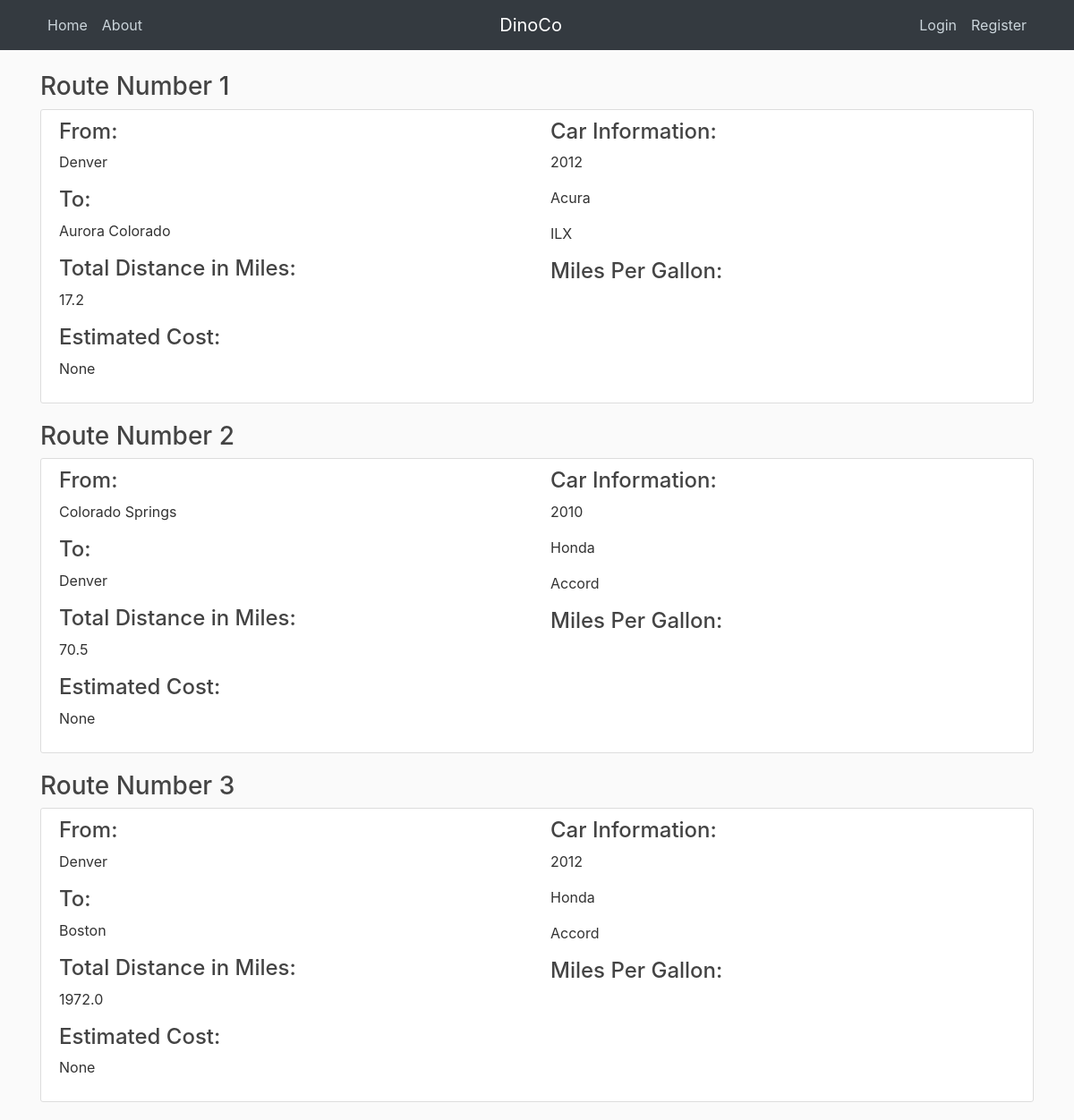
Page /home on the earlier database version.
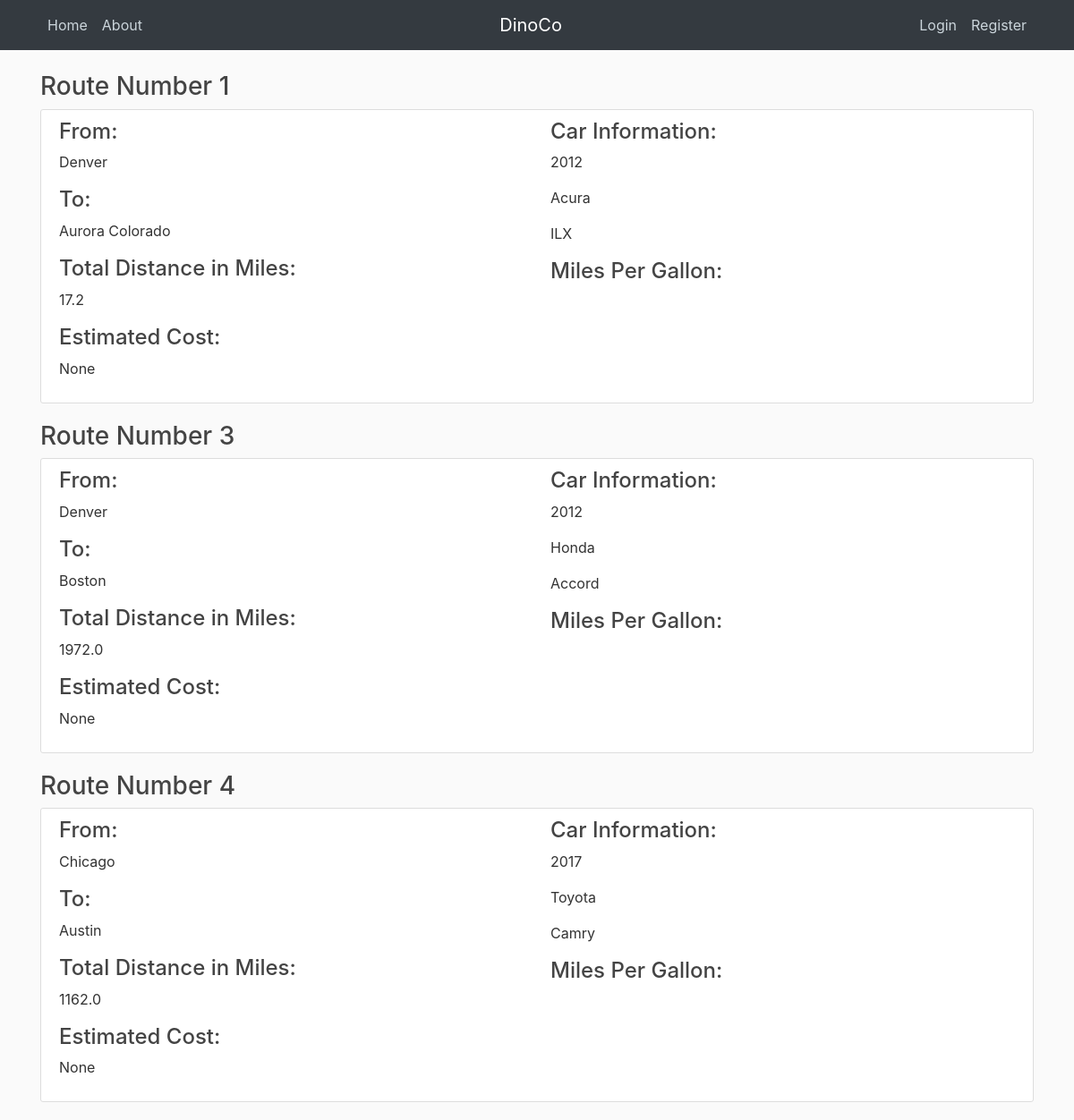
Same page on the later database version.
### travelapp/models.py (models this page shows, shortened)
class Routes(db.Model):
    id = db.Column(db.Integer, primary_key=True)
    start = db.Column(db.String(120), nullable=False)
    end = db.Column(db.String(120), nullable=False)
    make = db.Column(db.String(20), nullable=False)
    model = db.Column(db.String(20), nullable=False)
    year = db.Column(db.Integer, nullable=False)
    dist = db.Column(db.Float)
    cost = db.Column(db.Float)

### travelapp/routes.py (the view)
@app.route("/")
@app.route("/home")
def home():
    posts = Routes.query.all()
    return render_template('home.html', posts=posts)

### travelapp/templates/home.html (shortened to what this page needs)
{% extends "layout.html" %}
{% block content %}
{% for item in posts %}
<h3>
  Route Number {{item.id}}</h3>
  <article class="media content-section">
    <div class="media-body">
      <div class="row">
        <div class="col-md-6">
          <h4>From:</h4>
          <p class="article-content">{{ item.start }}</p>
          <h4>To:</h4>
          <p class="article-content">{{ item.end }}</p>
          <h4>Total Distance in Miles:</h4>
          <p class="article-content">{{ item.dist }}</p>
          <h4>Estimated Cost:</h4>
          <p class="article-content">{{ item.cost }}</p>
        </div>
        <div class="col-md-6">
          <h4>Car Information:</h4>
          <p class="article-content">{{ item.year }}</p>
          <p class="article-content">{{ item.make }}</p>
          <p class="article-content">{{ item.model }}</p>
          <h4>Miles Per Gallon:</h4>
        </div>
      </div>
    </div>
  </article>
  {% endfor %}
  {% endblock content %}

### travelapp/templates/layout.html (shortened to what this page needs)
<!DOCTYPE html>
<html>
<head>
  <link rel="stylesheet" href="https://maxcdn.bootstrapcdn.com/bootstrap/4.0.0/css/bootstrap.min.css">
  <link rel="stylesheet" type="text/css" href="{{ url_for('static', filename='main.css') }}">
</head>
<body>
  <header class="site-header">
    <nav class="navbar navbar-expand-md navbar-dark bg-dark fixed-top">
      <div class="container">
        <div class="collapse navbar-collapse" id="navbarToggle">
          <div class="navbar-nav mr-auto">
            <a class="nav-item nav-link" href="{{ url_for('home') }}">Home</a>
            <a class="nav-item nav-link" href="{{ url_for('about') }}">About</a>
          </div>
          <a class="navbar-brand mr-auto" href="/">DinoCo</a>
          <div class="navbar-nav">
            {% if current_user.is_authenticated %}
            <a class="nav-item nav-link" href="{{ url_for('new_route') }}">New Route</a>
            <a class="nav-item nav-link" href="{{ url_for('account') }}">Account</a>
            <a class="nav-item nav-link" href="{{ url_for('logout') }}">Logout</a>
            {% else %}
            <a class="nav-item nav-link" href="{{ url_for('login') }}">Login</a>
            <a class="nav-item nav-link" href="{{ url_for('register') }}">Register</a>
            {% endif %}
          </div>
        </div>
      </div>
    </nav>
  </header>
  <main role="main" class="container">
    <div class="row">
      <div class="col-md-12">
        {% block content %}{% endblock %}
      </div>
    </div>
  </main>
</body>
</html>

### travelapp/static/main.css (style rules this page uses)
body { background: #fafafa; color: #333333; margin-top: 5rem; }
h1, h2, h3, h4, h5, h6 { color: #444444; }
.site-header .navbar-nav .nav-link { color: #cbd5db; }
.content-section { background: #ffffff; padding: 10px 20px; border: 1px solid #dddddd; border-radius: 3px; margin-bottom: 20px; }
.article-content { white-space: pre-line; }

Differences in the rows shown:
removed Routes: id "2", start "Colorado Springs", end "Denver", dist "70.5", cost "None", year "2010", make "Honda", model "Accord"
added Routes: id "4", start "Chicago", end "Austin", dist "1162.0", cost "None", year "2017", make "Toyota", model "Camry"
